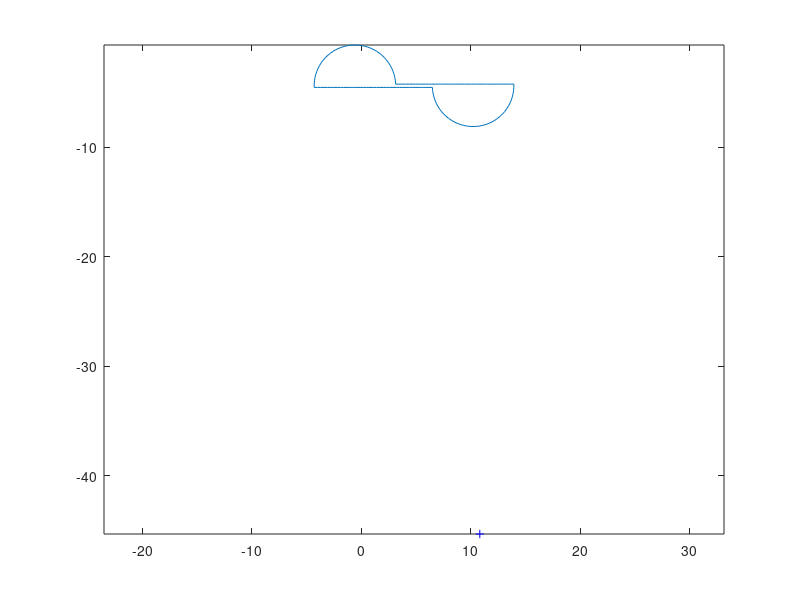

Here is the MATLAB script that generated this plot:
%-------------------------------------------------
%
% PATH - Generates a predefined vehicle path for the simulation.
% This script creates a sequence of states (position and orientation)
% that define a path for the vehicle, plots it, and saves it to a .mat file.
%
% Inputs:
%   None
%
% Outputs:
%   path_viena.mat : file : A .mat file containing the generated path.
%
% Other m-files required: None
% Subfunctions: None
% MAT-files required: None
%
% Author: Tiago Simões
% Project: VIENA
% Instituto Superior Técnico
% September 2024; Last revision: 9-September-2025
%
%------------- BEGIN MAIN FUNCTION ---------------

state = [1.0817 -4.53457 0];
plot(state(1)*10, state(2)*10, 'b+')
hold on
state_array = state;

% left 12m
num = 18;
speed = 3;
for i = 1:num
    state(1) = state(1)+(speed/10);
    state_array(end+1, :) = state;
end

% rotate 15m d
num = 39;
speed = 3;
ang_v = pi/3.9;
for i=1:num
    state(3) = state(3)+(ang_v/10);
    state(3) = mod(state(3), 2*pi);
    state(1) = state(1)+ sin(state(3))*(speed/10);
    state(2) = state(2)- cos(state(3))*(speed/10);
    state_array(end+1, :) = state;
end

% right 24m
num = 36;
speed = -3;
for i = 1:num
    state(1) = state(1)+(speed/10);
    state_array(end+1, :) = state;
end

% rotate 15m d
num = 39;
speed = 3;
ang_v = pi/3.9;
for i=1:num
    state(3) = state(3)+(ang_v/10);
    state(3) = mod(state(3), 2*pi);
    state(1) = state(1)+ sin(state(3))*(speed/10);
    state(2) = state(2)- cos(state(3))*(speed/10);
    state_array(end+1, :) = state;
end

% left 12m
num = 18;
speed = 3;
for i = 1:num
    state(1) = state(1)+(speed/10);
    state_array(end+1, :) = state;
end

% plot and save the path
save('path_viena.mat', 'state_array')
plot(state_array(:,1), state_array(:,2))
axis equal

%------------- END OF MAIN FUNCTION -------------
